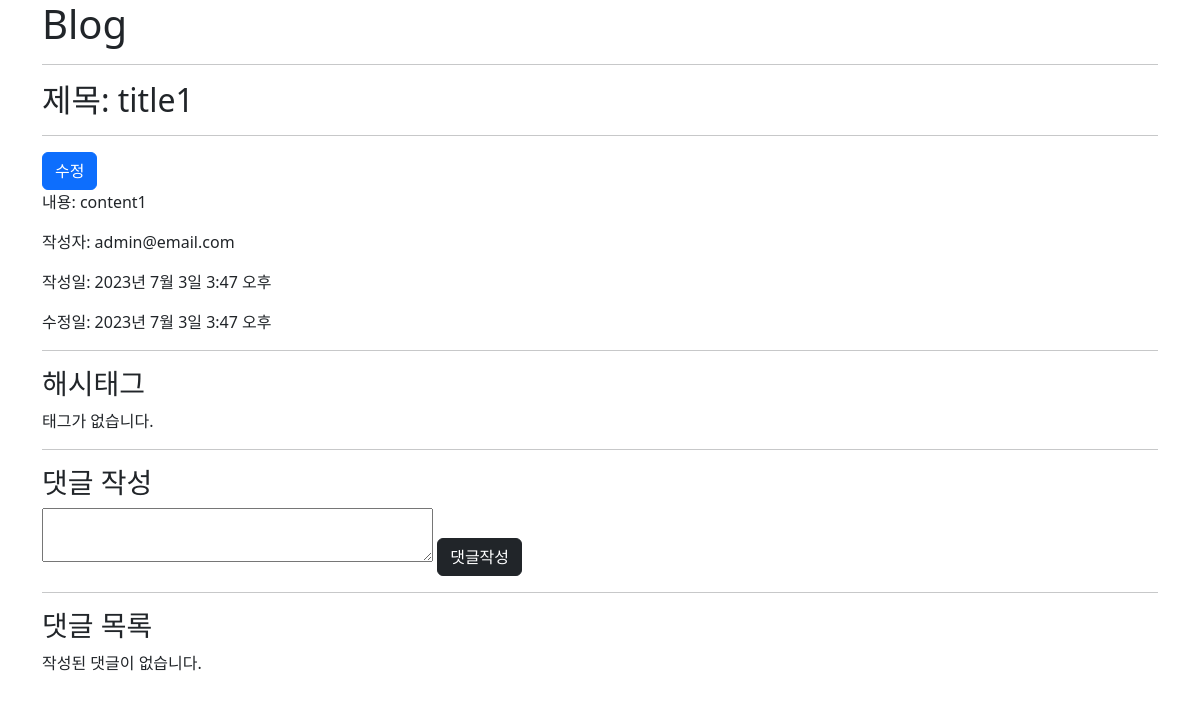
/blog/detail/1/, run on an earlier commit of the app's database.
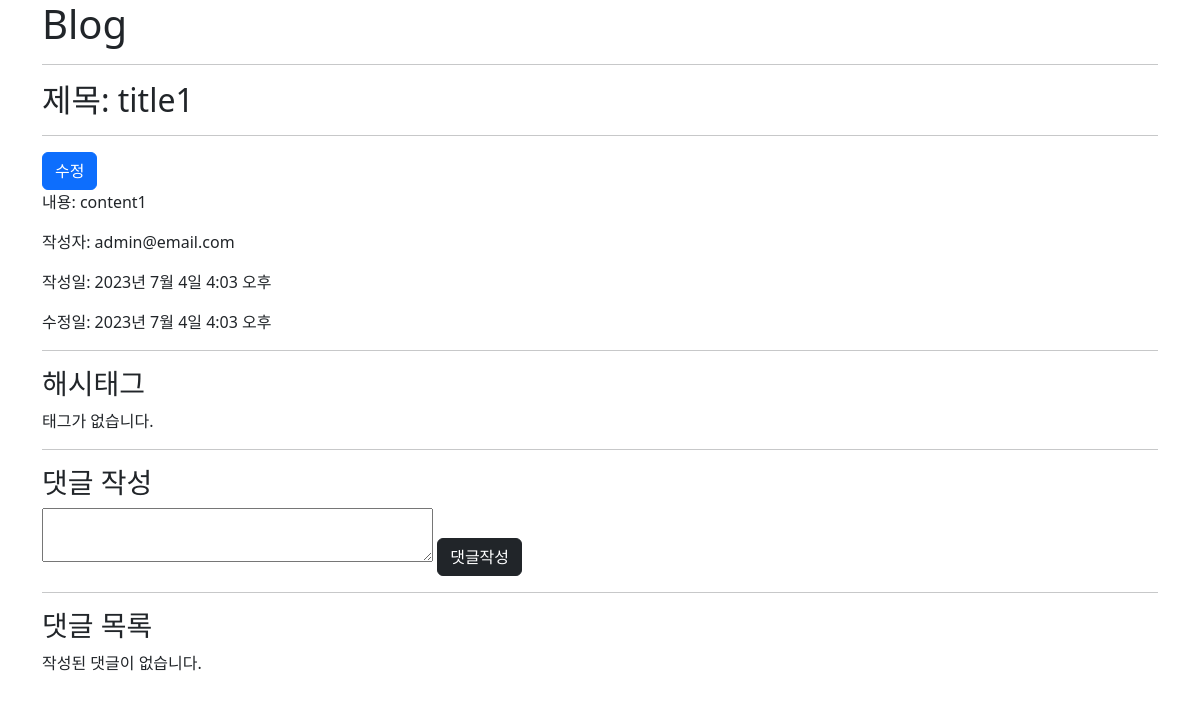
And on a later commit of the database.
### blog/models.py (models this page shows)
class Post(models.Model):
    title = models.CharField(max_length=30)
    content = models.TextField()
    writer = models.ForeignKey(User, on_delete=models.CASCADE)
    created_at = models.DateTimeField(auto_now_add=True)
    updated_at = models.DateTimeField(auto_now=True)

### user/models.py (models this page shows)
class User(AbstractUser):
    email = models.EmailField(unique=True, max_length=255)
    name = models.CharField(max_length=50, null=True, blank=True)
    is_staff = models.BooleanField(default=False)
    is_superuser = models.BooleanField(default=False)
    last_login = models.DateField(null=True, blank=True)
    date_joined = models.DateField(auto_now_add=True)
    USERNAME_FIELD = 'email'
    EMAIL_FIELD = 'email'
    REQUIRED_FIELDS = [] #필수 요소 설정가능
    objects = UserManager()

### blog/views.py (the view)
# urls.py: path("detail/<int:post_id>/", views.DetailView.as_view(), name='detail'),
class DetailView(View):
    def get(self, request, post_id):
        post = Post.objects.get(pk=post_id)
        comments = Comment.objects.filter(post=post)
        comment_form = CommentForm()
        hashtags = HashTag.objects.filter(post=post)
        hashtag_form = HashTagForm()
        context = {
            'post' : post,
            'comments' : comments,
            'hashtags' : hashtags,
            'comment_form' : comment_form,
            'hashtag_form': hashtag_form
        }
        return render(request, 'blog/post_detail.html', context)

### blog/forms.py
class CommentForm(forms.ModelForm):
    class Meta:
        model = Comment
        fields = ['content']
        widgets = {
            'content': forms.Textarea(attrs={'rows':'2', 'cols':'40'})
        }

class HashTagForm(forms.ModelForm):
    class Meta:
        model = HashTag
        fields = ['name']

### blog/templates/blog/post_detail.html (shortened to what this page needs)
{% extends 'blog/base.html' %}
{% block content %}
{% if form %}
    {% comment %}
        {% for errors in form.errors.values %}
            {% for error in errors %}
                {{error}}
            {% endfor %}
        {% endfor %}
    {% endcomment %}
    {% include 'blog/form_error.html' %}
{% else %}
    <hr>
    <h2>제목: {{ post.title }} </h2>
    <hr>
    <a href="{% url 'blog:edit' pk=post.pk%}" class="btn btn-primary">수정</a>
    <p>내용: {{ post.content }}</p>
    <p>작성자: {{ post.writer }}</p>
    <p>작성일: {{ post.created_at }}</p>
    <p>수정일: {{ post.updated_at }}</p>
    <hr>
    <h3>해시태그</h3>
    {% if hashtags %}
    <ul>
        {% for hashtag in hashtags %}
        <li>{{ hashtag }}
            {% if post.writer == request.user %}
            <form action="{% url 'blog:tag-delete' tag_id=hashtag.pk %}" method="post" style="display:inline-block">
                {% csrf_token %}
                <input type="submit" value="X" class="btn btn-danger">
            </form>
            {% endif %}
        </li>
        {% endfor %}
    </ul>
    {% else %}
    <p>태그가 없습니다.</p>
    {% endif %}
    <hr>
    <h3>댓글 작성</h3>
    <form action="{% url 'blog:cm-write' post_id=post.pk %}" method="post">
        {{ comment_form.content }}
        <input type="submit" class="btn btn-dark" value="댓글작성">
    </form>
    <hr>
    <h3>댓글 목록</h3>
    {% if comments %}
        <ul>
            {% for comment in comments %}
                <li>{{ comment.content }} -작성자: {{ comment.writer }} /시간: {{ comment.created_at }}
                    {% if comment.writer == request.user %}
                    <form action="{% url 'blog:cm-delete' pk=comment.pk %}" method="post">
                        {% csrf_token %}
                        <input type="submit" class="btn btn-warning" value="X">
                    </form>
                    {% endif %}
                </li>
            {% endfor %}
        </ul>
    {% else %}
        <p>작성된 댓글이 없습니다.</p>
    {% endif %}
{% endif %}
{% endblock %}

### blog/templates/blog/base.html (shortened to what this page needs)
<!DOCTYPE html>
<html lang="ko-KR">
  <head>
    <link href="https://cdn.jsdelivr.net/npm/bootstrap@5.2.3/dist/css/bootstrap.min.css" rel="stylesheet">
  </head>
  <body>
    <div class="container">
      <h1>Blog</h1>
      {% block content %}
      {% endblock %}
    </div>
  </body>
</html>

What changed in the data, as far as the page shows it:
changed Post "title1": created_at "2023년 7월 3일 3:47 오후" → "2023년 7월 4일 4:03 오후"; updated_at "2023년 7월 3일 3:47 오후" → "2023년 7월 4일 4:03 오후"
